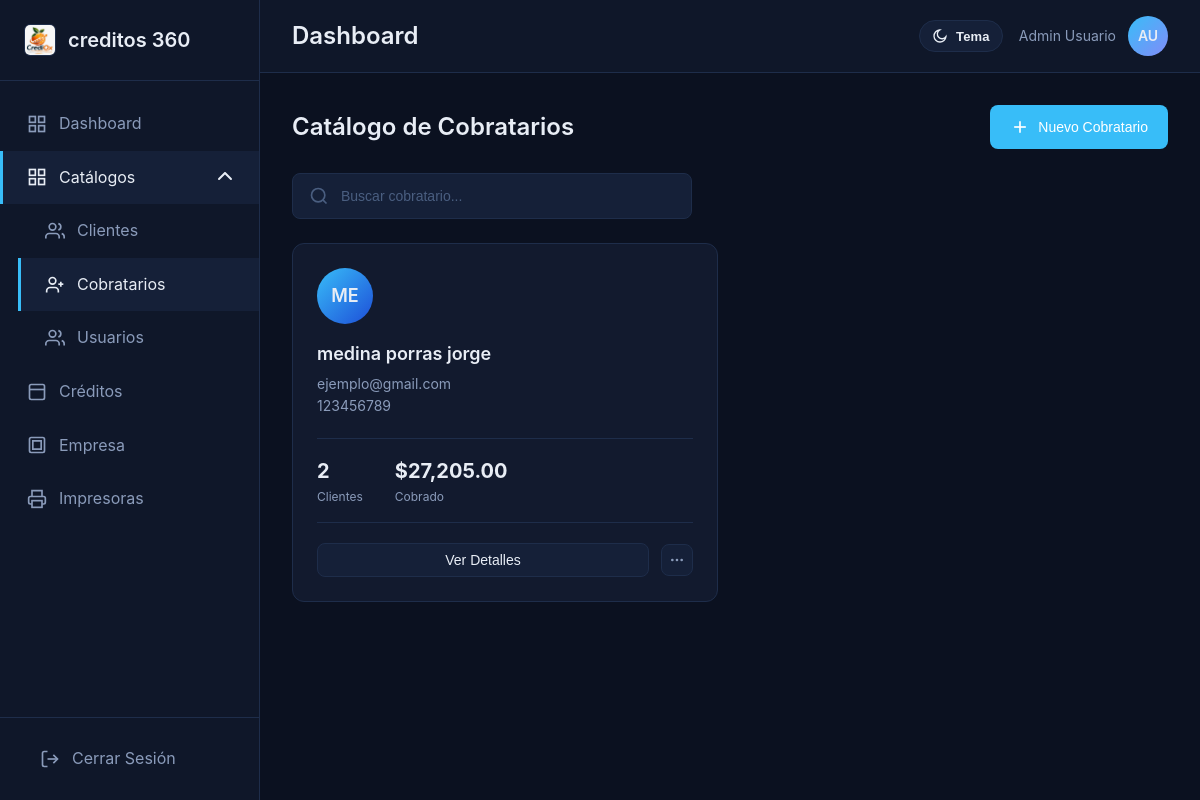
/public/cobratarios (signed in), run on an earlier commit of the app's database.
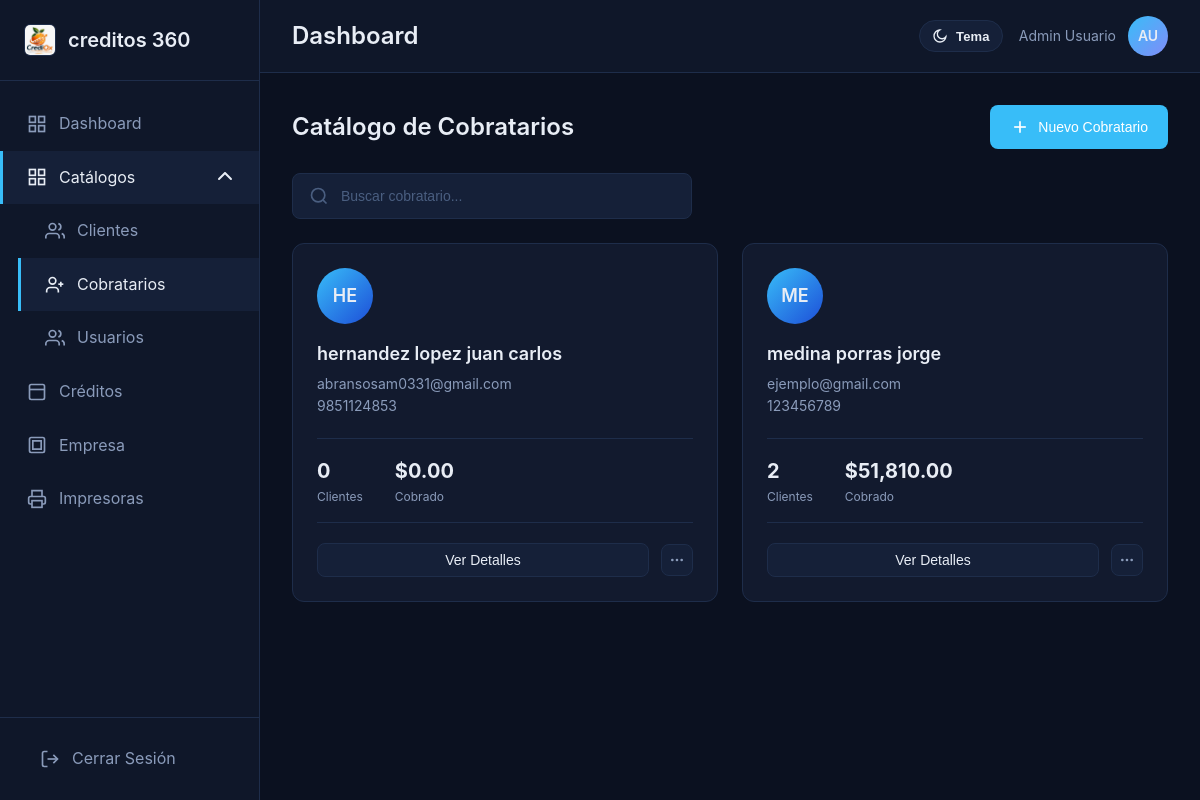
And on a later commit of the database.
### tables this page shows
CREATE TABLE `personas` (
  `idpersona` int(11) NOT NULL,
  `ap_paterno` varchar(50) DEFAULT NULL,
  `ap_materno` varchar(50) DEFAULT NULL,
  `nombres` varchar(80) DEFAULT NULL,
  `idrol` int(11) NOT NULL,
  `email` varchar(100) DEFAULT NULL,
  `telefono` varchar(20) DEFAULT NULL,
  `sexo` char(1) DEFAULT NULL,
  `fecha_nacimiento` date DEFAULT NULL,
  `edad` int(11) DEFAULT NULL,
  `curp` varchar(18) DEFAULT NULL,
  `clave_elector` varchar(20) DEFAULT NULL,
  `foto_ruta` varchar(255) DEFAULT NULL,
  `dom_calle` varchar(100) DEFAULT NULL,
  `dom_numero` varchar(10) DEFAULT NULL,
  `dom_cruz1` varchar(100) DEFAULT NULL,
  `dom_cruz2` varchar(100) DEFAULT NULL,
  `dom_colonia` varchar(100) DEFAULT NULL,
  `dom_cp` varchar(10) DEFAULT NULL,
  `idestado` int(11) DEFAULT NULL,
  `idmunicipio` int(11) DEFAULT NULL,
  `dom_referencia` varchar(255) DEFAULT NULL,
  `activo` tinyint(4) DEFAULT 1,
  `created_at` timestamp NOT NULL DEFAULT current_timestamp()
);

### app/controllers/CobratarioController.php (called while the page is built, shortened)
<?php
class CobratarioController
{
    private CobratariosService $service;
    public function __construct()
    {
        $this->service = new CobratariosService();
    }
    public function index(): void
    {
        $cobratarios = $this->service->obtenerTodosConEstadisticas();
        require __DIR__ . '/../views/layouts/app.php';
    }
}

### app/config/DBC.php (called while the page is built)
<?php
class DBC
{
    private static ?PDO  $instance = null;
    private static array $config = [
        'host' => 'localhost',
        'port' => 3306,
        'db' => 'crediox',
        'user' => 'root',
        'password' => '',
        'charset' => 'utf8mb4',
    ];
    public static function get(): PDO
    {
        if (self::$instance === null) {
            try {
                $dsn = sprintf(
                    "mysql:host=%s;port=%d;dbname=%s;charset=%s",
                    self::$config['host'],
                    self::$config['port'],
                    self::$config['db'],
                    self::$config['charset']
                );
                self::$instance = new PDO(
                    $dsn,
                    self::$config['user'],
                    self::$config['password'],
                    [
                        PDO::ATTR_ERRMODE => PDO::ERRMODE_EXCEPTION,
                        PDO::ATTR_DEFAULT_FETCH_MODE => PDO::FETCH_ASSOC,
                        PDO::ATTR_EMULATE_PREPARES => false,
                    ]
                );
            } catch (PDOException $e) {
                die("Error de conexión a la base de datos.");
            }
        }
        return self::$instance;
    }
}

### app/services/CobratariosService.php (called while the page is built, shortened)
<?php
class CobratariosService
{
    private CobratariosRepository $repository;
    public function __construct()
    {
        $this->repository = new CobratariosRepository();
    }
    public function obtenerTodosConEstadisticas(): array
    {
        return $this->repository->obtenerTodosConEstadisticas();
    }
}

### app/repositories/CobratariosRepository.php (called while the page is built, shortened)
<?php
class CobratariosRepository
{
    private PDO $db;
    public function __construct()
    {
        $this->db = DBC::get();
    }
    public function obtenerTodosConEstadisticas(): array
    {
        $sql = "SELECT
                    p.idpersona AS idcobratario,
                    CONCAT(p.ap_paterno, ' ', p.ap_materno, ' ', p.nombres) AS nombre,
                    p.curp,
                    p.telefono,
                    p.sexo,
                    p.edad,
                    e.nombre AS estado,
                    m.nombre AS municipio,
                    p.email,
                    p.clave_elector,
                    p.fecha_nacimiento,
                    p.foto_ruta,
                    p.dom_calle,
                    p.dom_numero,
                    p.dom_colonia,
                    p.dom_cp,
                    p.idestado,
                    p.idmunicipio,
                    p.dom_referencia,
                    COALESCE(cred.total_clientes, 0) AS clientes_asignados,
                    COALESCE(cred.total_creditos, 0) AS creditos_asignados,
                    COALESCE(cob.total_cobrado, 0) AS total_cobrado
                FROM personas p
                LEFT JOIN usuarios u ON u.idpersona = p.idpersona
                JOIN estados e ON e.idestado = p.idestado
                JOIN municipios m ON m.idmunicipio = p.idmunicipio
                LEFT JOIN (
                    SELECT
                        idcobratario,
                        COUNT(*) AS total_creditos,
                        COUNT(DISTINCT idcliente) AS total_clientes
                    FROM creditos
                    GROUP BY idcobratario
                ) cred ON cred.idcobratario = p.idpersona
                LEFT JOIN (
                    SELECT
                        c.idcobratario,
                        COALESCE(SUM(hp.monto_pagado), 0) AS total_cobrado
                    FROM historial_pagos hp
                    INNER JOIN creditos c ON c.idcredito = hp.idcredito
                    GROUP BY c.idcobratario
                ) cob ON cob.idcobratario = p.idpersona
                WHERE p.idrol = 3
                ORDER BY p.ap_paterno, p.ap_materno, p.nombres";
        $stmt = $this->db->query($sql);
        return $stmt->fetchAll();
    }
}

### app/views/cobratarios/index.php (the view, shortened to what the changed rows need)
<?php $cobratarios = $cobratarios ?? []; ?>
<section id="cobratarios" class="content-section">
    <div class="section-header">
        <h2>Catálogo de Cobratarios</h2>
    </div>
    <div class="cards-grid">
        <?php foreach ($cobratarios as $cobratario): ?>
            <div class="person-card">
                <div class="person-avatar">
                    <span><?= htmlspecialchars(strtoupper(substr($cobratario['nombre'], 0, 2))) ?></span>
                </div>
                <div class="person-info">
                    <h3><?= htmlspecialchars($cobratario['nombre']) ?></h3>
                    <p class="person-email"><?= htmlspecialchars($cobratario['email'] ?? 'Sin correo') ?></p>
                    <p class="person-phone"><?= htmlspecialchars($cobratario['telefono'] ?? 'Sin telefono') ?></p>
                </div>
                <div class="person-stats">
                    <div class="stat">
                        <span class="stat-number"><?= (int)($cobratario['clientes_asignados'] ?? 0) ?></span>
                        <span class="stat-text">Clientes</span>
                    </div>
                    <div class="stat">
                        <span class="stat-number">$<?= number_format((float)($cobratario['total_cobrado'] ?? 0), 2, '.', ',') ?></span>
                        <span class="stat-text">Cobrado</span>
                    </div>
                </div>
                <div class="person-actions">
                    <button class="btn-secondary">Ver Detalles</button>
                    <button class="btn-icon">
                        <svg width="16" height="16" viewBox="0 0 24 24" fill="none" stroke="currentColor"
                            stroke-width="2">
                            <circle cx="12" cy="12" r="1"></circle>
                            <circle cx="19" cy="12" r="1"></circle>
                            <circle cx="5" cy="12" r="1"></circle>
                        </svg>
                    </button>
                </div>
            </div>
        <?php endforeach; ?>
    </div>
</section>

What changed in the data, as far as the page shows it:
added personas: nombre "HE", nombre "hernandez lopez juan carlos", email "abransosam0331@gmail.com", telefono "9851124853", clientes_asignados "0", total_cobrado "0.00"
computed for personas "ejemplo@gmail.com": total_cobrado "27,205.00" → "51,810.00"
